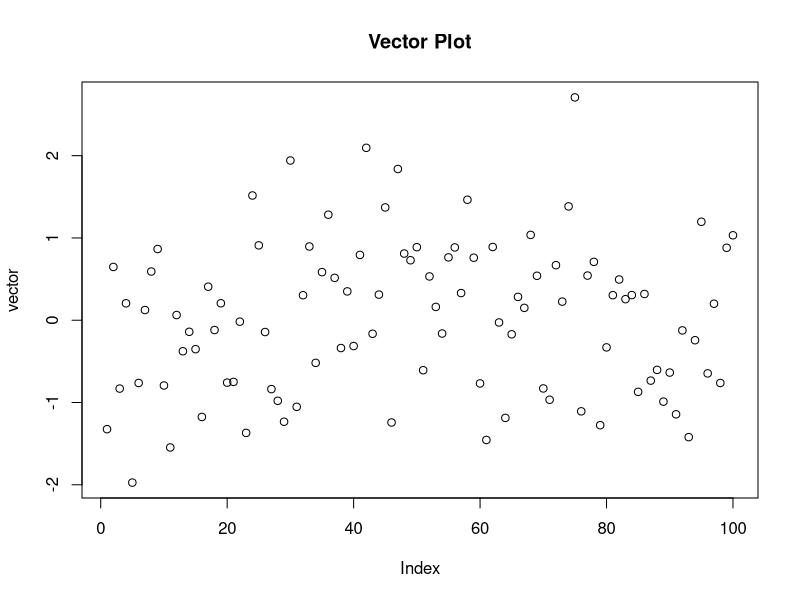
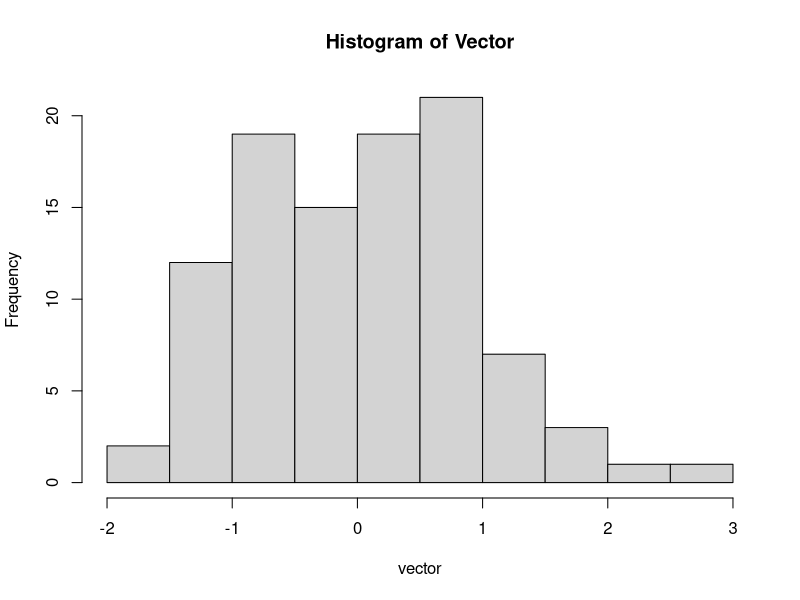

Generate these figures, in order, with R: (Note: this script raises an error after producing the figures.)
# Create vector of 100 numbers
vector <- rnorm(100)

# Create a data frame with 'N' observations of 'vector'
df <- data.frame(N = c(1:100), vector = vector)

# Create a summary of the data frame
summary <- summary(df)

# Plot the vector
plot(vector, main="Vector Plot")

# Create a histogram of the vector
hist(vector, main="Histogram of Vector")

# Create a correlation matrix of the data frame
cor_mat <- cor(df)

# Create a linear regression model of the data frame
model <- lm(vector ~ N, data=df)

# Create a summary of the model
summary(model)

# Store the coefficients of the model
model_coefficients <- coef(model)

# Use the stored coefficients to make predictions
predictions <- predict(model, newdata=df)

# Store the residuals of the model
residuals <- resid(model)

# Calculate the mean square error of the model
mean_sq_error <- meanSquareError(model)

# Create a graph of the model
plot(model, main="Linear Regression Model")

# Create a graph of the residuals
plot(residuals, main="Residuals of Model")

# Create a function to calculate the cost of a given linear model
calculateCost <- function(model) {
  mean_sq_error <- meanSquareError(model)
  return (mean_sq_error)
}

# Use the calculated cost to compare different models
compare <- function(model1, model2) {
  cost1 <- calculateCost(model1)
  cost2 <- calculateCost(model2)
  message("Model 1 MSE: ", cost1)
  message("Model 2 MSE: ", cost2)
  if (cost1 < cost2) {
    message("Model 1 is more accurate than Model 2.")
  } else if (cost2 < cost1) {
    message("Model 2 is more accurate than Model 1.")
  } else {
    message("Model 1 and Model 2 are equally accurate.")
  }
}

# Create a logistic regression model
log_model <- glm(vector ~ N, data=df, family="binomial")

# Create a summary of the logistic regression model
summary(log_model)

# Compare the accuracy of the linear and logistic model
compare(model, log_model)

# Create a chart of the model
plot(log_model)

# Create a confusion matrix
conf_mat <- confusionMatrix(log_model)

# Create a matrix of the fitted probabilities
predict_mat <- predict(log_model)

# Calculate the ROC
roc <- roc(log_model)

# Create a graph of the ROC
plot(roc, main="ROC Curve")

# Perform a cross-validation of the logistic model
cv_log_model <- cv.glm(log_model)

# Show the results of the cross-validation
summary(cv_log_model)

# Create a new optimized model
log_model_opt <- glm(vector ~ N, data=df, family="binomial", lambda=cv_log_model$lambda.min)

# Compare the models again
compare(log_model, log_model_opt)

# Split the data into a training and a test set
ind <- sample(2, nrow(df), replace=T, prob=c(0.7,0.3))
train <- df[ind==1,]
test <- df[ind==2,]

# Create a new optimized model with training set
log_model_opt2 <- glm(vector ~ N, data=train, family="binomial", lambda=cv_log_model$lambda.min)

# Predict the values of the test set
predicted_values <- predict(log_model_opt2, newdata=test, type="response")

# Create a prediction matrix
pred_mat <- predictionMatrix(log_model_opt2, newdata=test, type="response") 

# Calculate the accuracy of the model
accuracy <- accuracyMatrix(pred_mat) 

# Output the accuracy
message("Accuracy of the model: ", accuracy)

# Create an ROC for the model
roc2 <- roc(log_model_opt2, test)

# Plot the new ROC
plot(roc2, main="ROC Curve for Model with Test Set")

# Create a survival analysis
time <- rnorm(100, mean=12, sd=2)
survival <- with(df, Surv(time, vector))

# Create the survival model
surv_model <- Surv(time, vector)

# Create a summary of the survival model
summary(surv_model)

# Fit a Cox Proportional Hazards Model
cox_model <- coxph(surv_model ~ N, data=df)

# Create a summary of the Cox Proportional Hazards Model
summary(cox_model)

# Plot the Cox Proportional Hazards Model
plot(cox_model, main="Cox Proportional Hazards Model")

# Create a linear discriminant analysis
lda_model <- lda(vector ~ N, data=df)

# Create a summary of the model
summary(lda_model)

# Create a graph of the model
plot(lda_model, main="LDA Model")

# Create a quadratic discriminant analysis
qda_model <- qda(vector ~ N, data=df)

# Create a summary of the model
summary(qda_model)

# Create a graph of the model
plot(qda_model, main="QDA Model")

# Compare the accuracy of the LDA and QDA
compare(lda_model, qda_model)

# Create a K-means Clustering model
kmeans_model <- kmeans(df, centers=2)

# Create a summary of the model
summary(kmeans_model)

# Create a graph of the model
plot(kmeans_model, main="K-Means Clustering Model")

# Create a neural network
input_nodes <- dim(df)[2]
output_nodes <- 1
nn_model <- neuralnet(vector ~ N, data=df, hidden=c(input_nodes, output_nodes),
                      linear.output=TRUE)

# Create a summary of the model
summary(nn_model)

# Create a graph of the model
plot(nn_model, main="Neural Network Model")

# Input the predicted values into the neural network
predicted_values_nn <- compute(nn_model, df)

# Output the predicted values
message("Predicted values using neural network: ", predicted_values_nn$net.result)

# Output the accuracy
message("Accuracy of neural network: ", nn_model$result.matrix$rsq)

# Calculate the mean of the vector
mean <- mean(vector)

# Calculate the standard deviation of the vector
sd <- sd(vector)

# Create a vector of 1000 numbers with the same mean and standard deviation
vector2 <- rnorm(1000, mean=mean, sd=sd)

# Create a data frame with 'N' observations of 'vector2'
df2 <- data.frame(N = c(1:1000), vector2 = vector2)

# Calculate the mean of the vector2
mean2 <- mean(vector2)

# Compute the difference of the two means
difference <- mean - mean2

# Output the difference
message("Difference of the two means: ", difference)

# Create a graph of the two vectors
# Set up the graph
par(mfrow=c(2,1))

# Plot vector
plot(vector, main="Vector Plot")

# Plot vector2
plot(vector2, main="Vector2 Plot")

# Output message
message("Building a Brighter Future")